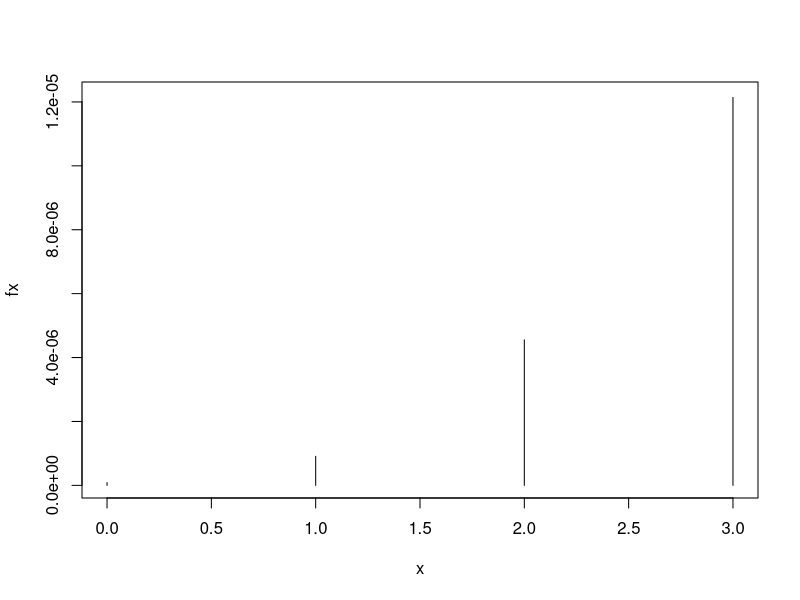
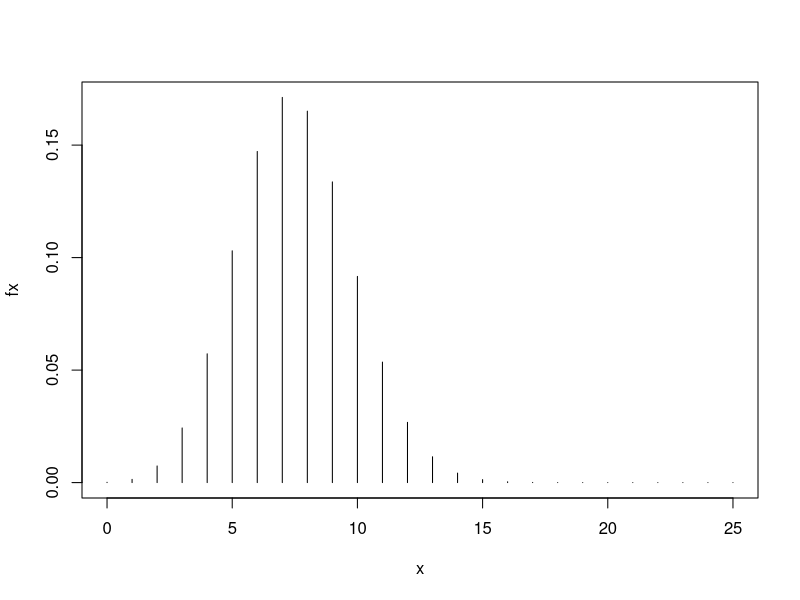
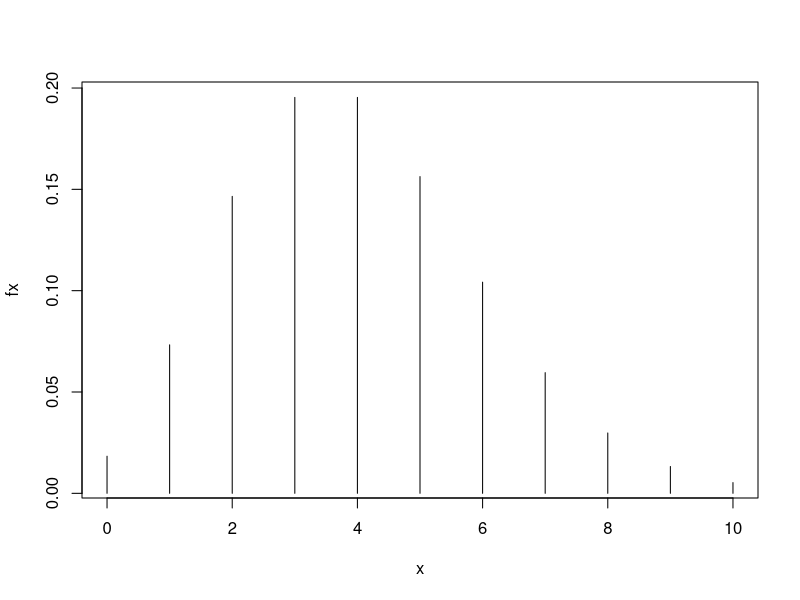
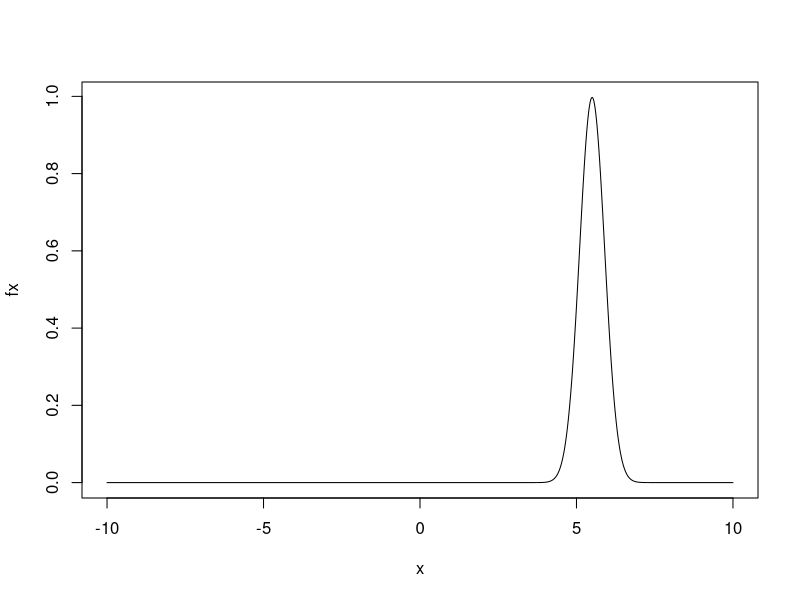

Write R code to recreate these figures, in order.
#probabilidad discreta 
Tienda = function(x) {
  f = (factorial(16) / factorial(3 - x) * (factorial(13 + x))*(factorial(4) / 
  factorial(x)) * factorial(4 - x)) / (factorial(20) / factorial(3) * factorial(20 - 3))

  return(f)
}
x = 0:3
fx = Tienda(x)
Fx = cumsum(fx)
tabla = data.frame(x,fx,Fx)
tabla
#grafica de la funcion 
plot(x,fx,type = "h")



#para realizar un distribucion binomial
n= 10
x = 3
p= 0.3
dbinom(x,n,p)
#distribucion acumulada se coloca -1 para que de el lado izquierdo
1- pbinom(x,n,p)

#ejercicio con un vector de datos
x = 0:25
n=25
p= 0.3
fx= dbinom(x, n,p)
fx
Fx = cumsum(fx)
Fx= pbinom(x,n,p)
Tabla = data.frame(x,fx,Fx)
Tabla
plot(x,fx,type="h")

#distribucion de poisson
x = 0:10
laamda = 4
fx= dpois(x,laamda)
Fx = ppois(x, laamda)
Tabla = data.frame(x,fx,Fx)
Tabla
plot(x,fx,type="h")

#distribucion normal
x = seq(-10,10, len= 1000)
media = 5.5
desviacion = 0.4
fx = dnorm(x,media, desviacion )
plot(x,fx,type = "l")


